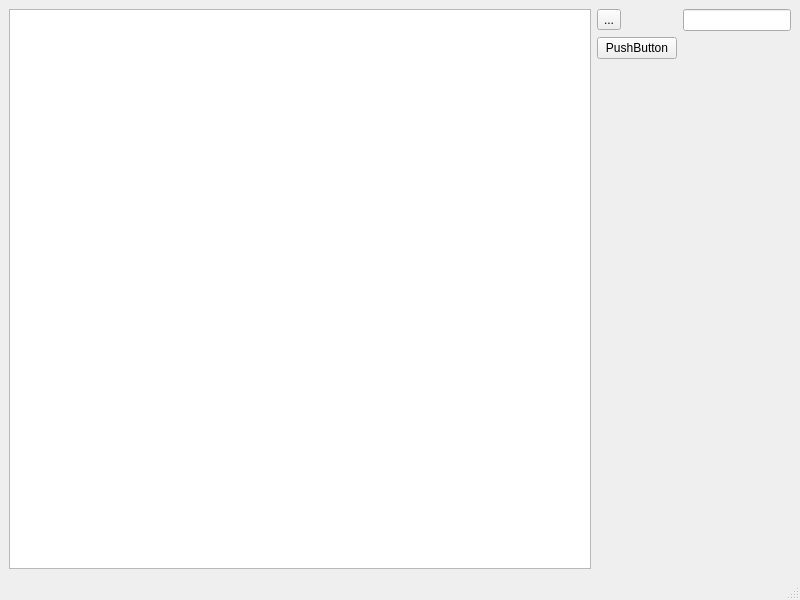
<?xml version="1.0" encoding="UTF-8"?>
<ui version="4.0">
 <class>MainWindow</class>
 <widget class="QMainWindow" name="MainWindow">
  <property name="geometry">
   <rect>
    <x>0</x>
    <y>0</y>
    <width>800</width>
    <height>600</height>
   </rect>
  </property>
  <property name="windowTitle">
   <string>MainWindow</string>
  </property>
  <widget class="QWidget" name="centralwidget">
   <layout class="QGridLayout" name="gridLayout_2" columnstretch="2,0">
    <item row="0" column="1">
     <layout class="QGridLayout" name="gridLayout">
      <item row="0" column="0">
       <widget class="QToolButton" name="btnBrowseDxf">
        <property name="text">
         <string>...</string>
        </property>
       </widget>
      </item>
      <item row="0" column="1">
       <widget class="QLineEdit" name="lineEdit"/>
      </item>
      <item row="1" column="0">
       <widget class="QPushButton" name="pushButton">
        <property name="text">
         <string>PushButton</string>
        </property>
       </widget>
      </item>
     </layout>
    </item>
    <item row="1" column="1">
     <spacer name="verticalSpacer_2">
      <property name="orientation">
       <enum>Qt::Vertical</enum>
      </property>
      <property name="sizeHint" stdset="0">
       <size>
        <width>20</width>
        <height>40</height>
       </size>
      </property>
     </spacer>
    </item>
    <item row="0" column="0" rowspan="2">
     <widget class="MyGraphicsView" name="graphicsView"/>
    </item>
   </layout>
  </widget>
  <widget class="QMenuBar" name="menubar">
   <property name="geometry">
    <rect>
     <x>0</x>
     <y>0</y>
     <width>800</width>
     <height>26</height>
    </rect>
   </property>
  </widget>
  <widget class="QStatusBar" name="statusbar"/>
 </widget>
 <customwidgets>
  <customwidget>
   <class>MyGraphicsView</class>
   <extends>QGraphicsView</extends>
   <header>mygraphicsview.h</header>
  </customwidget>
 </customwidgets>
 <resources/>
 <connections/>
</ui>
